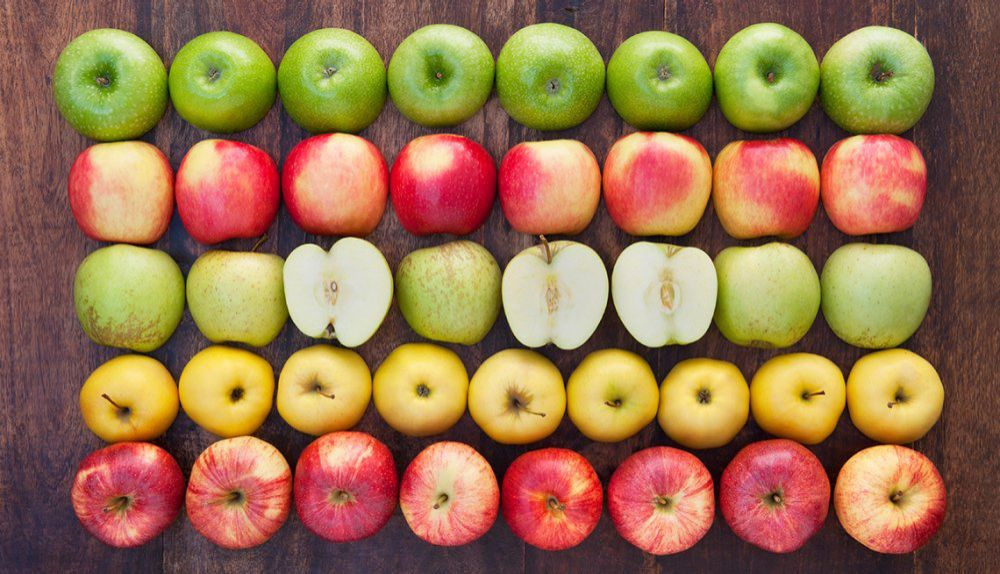
%> input picture manzanas.jpg, 1000 x 574 px
$ octave parcial2tema2.m   (GNU Octave 9; MATLAB toolbox functions it lacks are replaced by stand-ins)
%> lines starting %> are read from the running program, lines starting %| are printed output that depends on the picture
clc
clear
addpath("funciones")

% Primer parcial Procesamiento Digital de Imágenes 2024
% Tema 1

%{
EJERCICIO 1:
------------

Realizar las siguientes operaciones:

a) Aumentar el contraste un 40%.
b) Aumentar el brillo 80 niveles.
c) Complemento de una imagen
d) Mostrar imagen original RGB, escala de grises y la modificada.

%}

img1 = imread("manzanas.jpg");
%> img1 is the input picture: size 574x1000x3 uint8; mean R, G, B 153, 114.3, 77.8
figure(1)

img1_gris=rgb2gray(img1);
img1_gris_40porc=img1_gris*1.4;
img1_gris_80niveles=img1_gris+80;
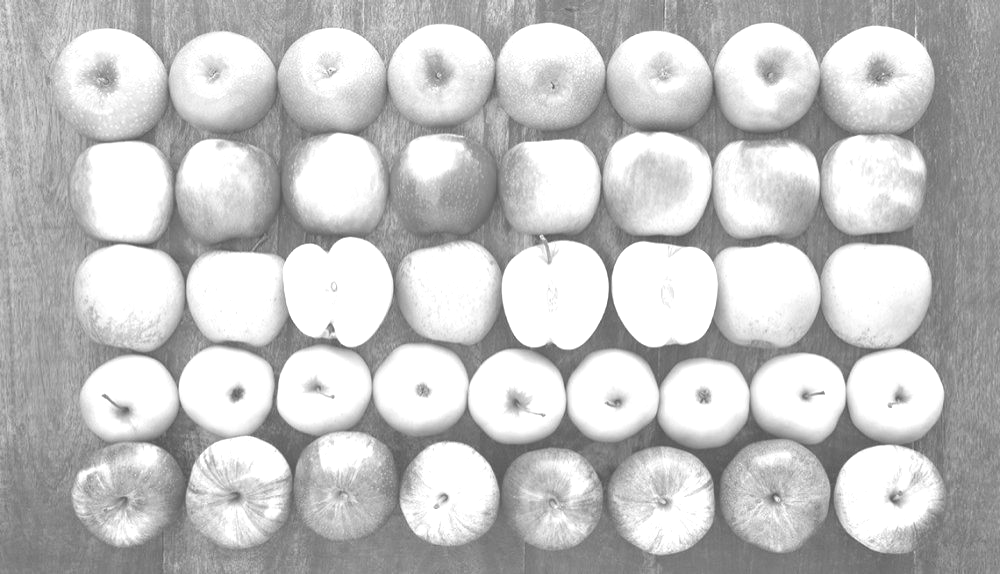
%> img1_gris_80niveles: size 574x1000 uint8; min 82, max 255, mean 194.6
img1_gris_comp=256-img1_gris;
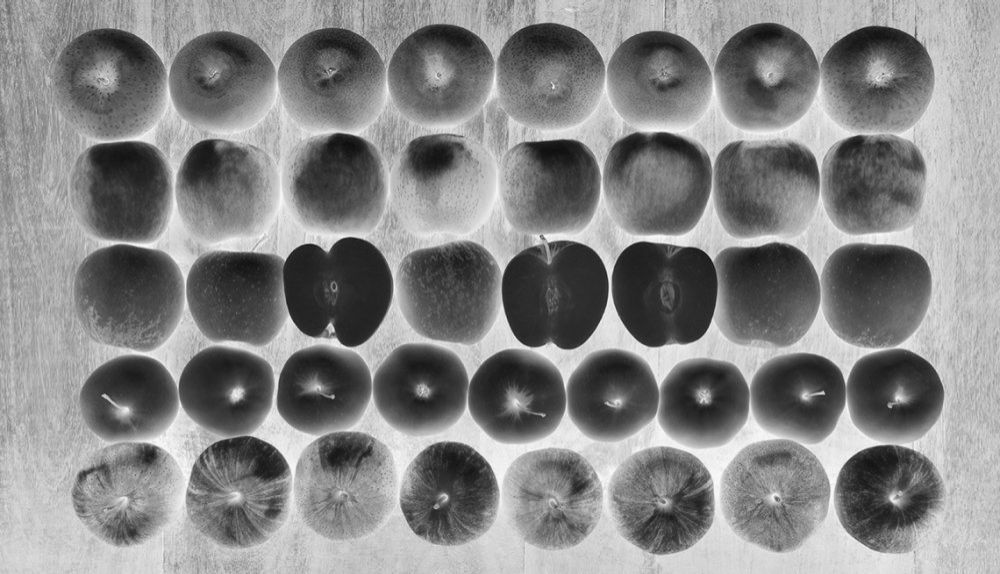
%> img1_gris_comp: size 574x1000 uint8; min 12, max 254, mean 134.3

subplot(3,2,1);imshow(img1);title("Imagen original");
subplot(3,2,2);imshow(img1_gris);title("Escala de gris");
subplot(3,2,3);imshow(img1_gris_40porc);title("Aumento contraste 40%");
subplot(3,2,4);imshow(img1_gris_80niveles);title("Aumento +80 niveles");
subplot(3,2,5);imshow(img1_gris_comp);title("Complemento");

%{
EJERCICIO 2:
------------

Realizar las siguientes operaciones:

a) Suma entre dos imágenes (RGB y escalas de intensidad).
b) Rota 60° una imagen en escala de intensidad.
c) Implementar los bloques de simulink que permita visualizar imagen RGB entregada por la cámara, escala de gris y producir el siguiente efecto:

%}

img2a = imread("manzanas.jpg");
img2b = imread("marte.jpg");
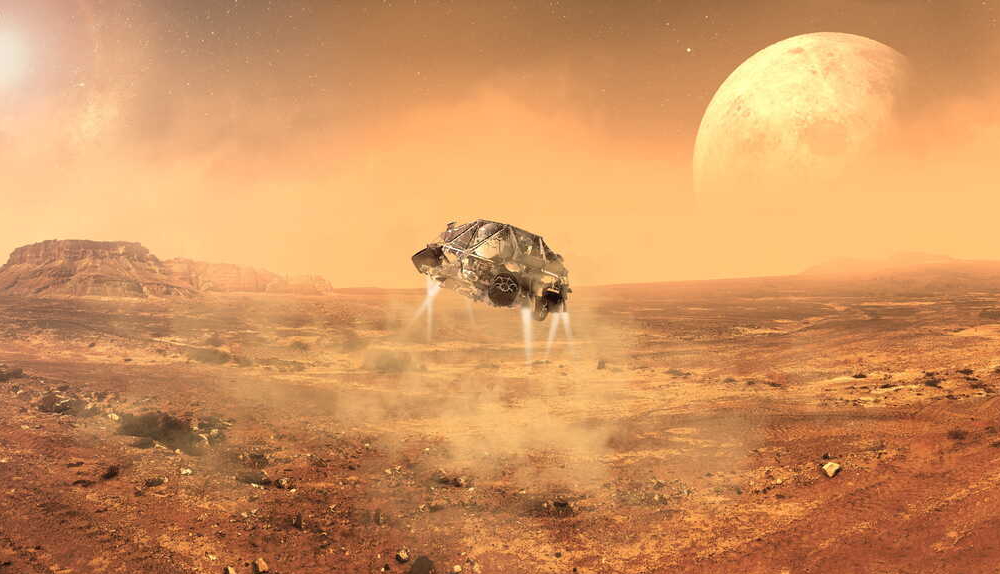
%> input picture marte.jpg, 1000 x 574 px
%> img2b is the input picture: size 574x1000x3 uint8; mean R, G, B 208.7, 147.5, 94.8
figure(2)

img2a_gris=rgb2gray(img2a);
img2b_gris=rgb2gray(img2b);
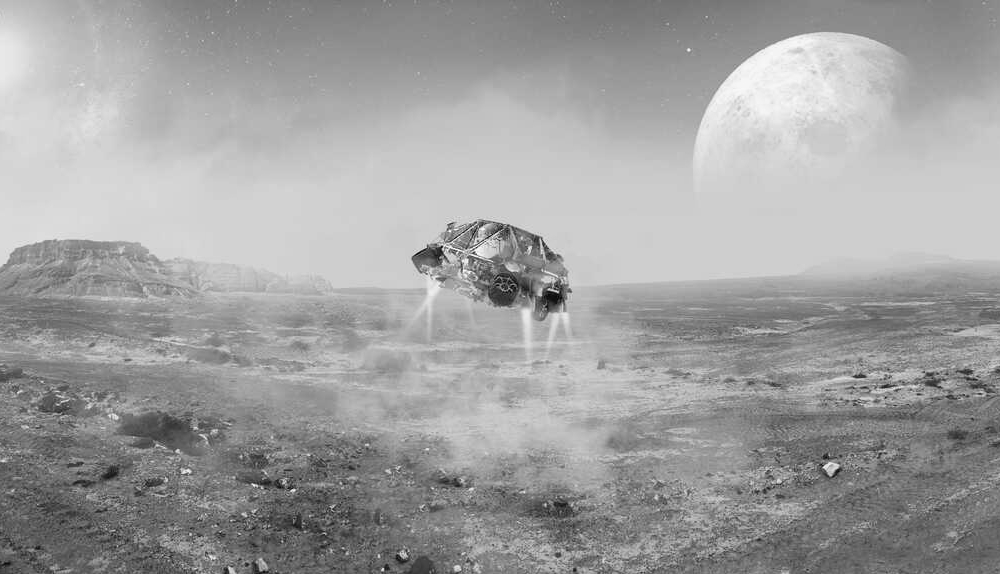
%> img2b_gris: size 574x1000 uint8; min 3, max 252, mean 159.8
suma_rgb=img2a+img2b;
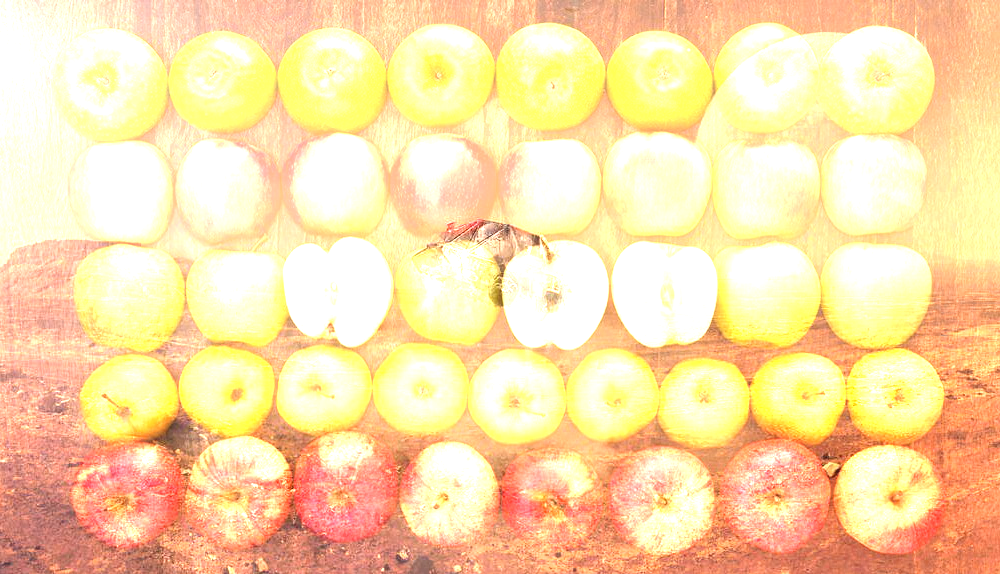
%> suma_rgb: size 574x1000x3 uint8; mean R, G, B 251.3, 221.6, 168.9
suma_gris=img2a_gris+img2b_gris;
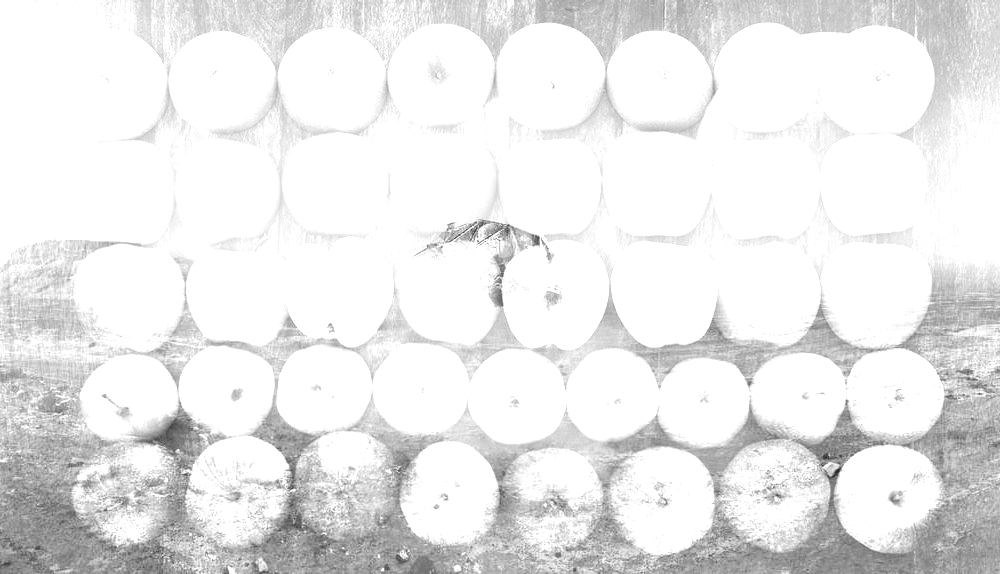
%> suma_gris: size 574x1000 uint8; min 33, max 255, mean 233.9
img2a_rotada=imrotate(img2a_gris,60);
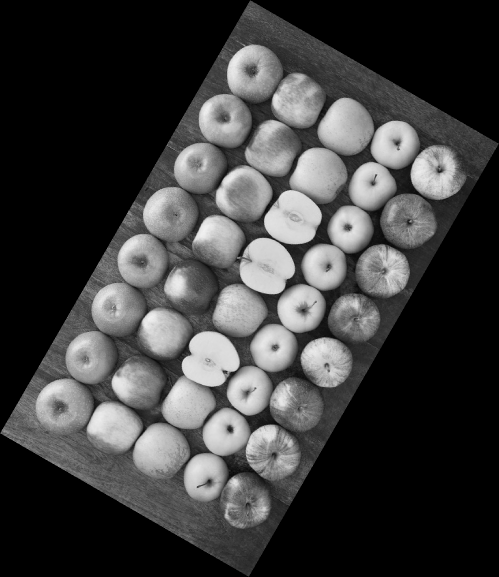
%> img2a_rotada: size 1154x998 uint8 (shown at 1/2 size); min 0, max 244, mean 60.7

subplot(3,2,1);imshow(img2a);title("Imagen 1");
subplot(3,2,2);imshow(img2b);title("Imagen 2");
subplot(3,2,3);imshow(suma_rgb);title("Suma RGB");
subplot(3,2,4);imshow(suma_gris);title("Suma Escala de grises");
subplot(3,2,5);imshow(img2a_rotada);title("Rotada 60°");

%{
EJERCICIO 3:
------------

Realizar el filtrado espacial a una imagen con ruido sal y pimienta 20% usando los siguientes filtros:

a) H es filtro Gausiano aplicar convolución, replicate y same.
b) Filtro mediano.

%}
